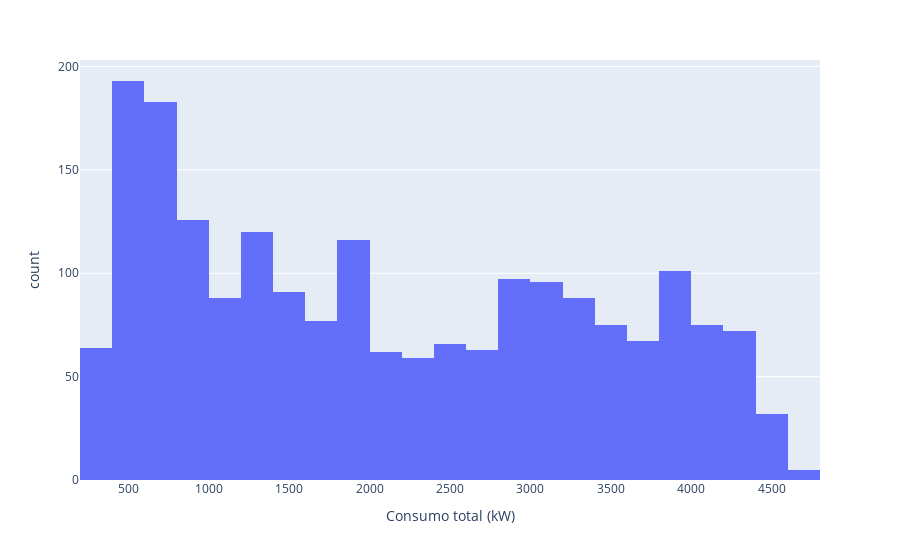

Write notebook code for a chart like this one.
### Code cell
px.histogram(df, x="Consumo total (kW)")

### Figure 1 — Plotly figure (JSON) as saved in the notebook; plotly's stock layout.template omitted (floating-point values rounded to 4 significant figures; data arrays with more than 128 entries replaced by an {"elided": "..."} marker saying what was removed)
{"data": [{"bingroup": "x", "hovertemplate": "Consumo total (kW)=%{x}<br>count=%{y}<extra></extra>", "legendgroup": "", "marker": {"color": "#636efa", "pattern": {"shape": ""}}, "name": "", "orientation": "v", "showlegend": false, "type": "histogram", "x": {"elided": "2016 float values"}, "xaxis": "x", "yaxis": "y"}], "layout": {"barmode": "relative", "legend": {"tracegroupgap": 0}, "margin": {"t": 60}, "xaxis": {"anchor": "y", "domain": [0, 1], "title": {"text": "Consumo total (kW)"}}, "yaxis": {"anchor": "x", "domain": [0, 1], "title": {"text": "count"}}}}
